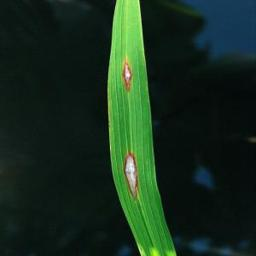
#> input picture images/Leaf_Blast001.jpg, 256 x 256 px; its folder holds only this picture in this run
$ jupyter execute bg_remove.ipynb
#> lines starting #> are read from the running program, lines starting #| are printed output that depends on the picture; after the words box and inside, x2 and y2 are one past the last pixel; in counts of white or black regions, pixels touching at a corner belong together
[cell 1]
import cv2
import os
import glob
from matplotlib import pyplot as plt
import numpy as np
import skimage.color

[cell 2]
images = [cv2.imread(file) for file in glob.glob("C:/Users/Prajwol/RiceDisease/images/*.jpg")]
#> images = 1 item

[cell 3]
l = len(images)
#> l = 1
type(images)

[cell 4]
for x in range(0, l):
    hsv_img = cv2.cvtColor(images[x], cv2.COLOR_BGR2HSV)
    s = hsv_img[:, :, 1]
    sigma = 1
    t = 0.45
    blur = skimage.color.rgb2gray(s)
    blur = skimage.filters.gaussian(blur, sigma=sigma)
    mask = blur > t
    rgb_img = cv2.cvtColor(hsv_img, cv2.COLOR_HSV2RGB)
    sel = np.zeros_like(rgb_img)
    sel[mask] = rgb_img[mask]
    skimage.io.imsave("C:\\Users\\Prajwol\\RiceDisease\\bgremove\\bgremove_"+str(x)+".jpg", sel)
#> this loop made 1 pass
#> pass 1, `s = hsv_img[:, :, 1]`:
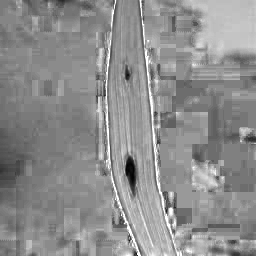
#> s: shape (256, 256); min 2, max 255, mean 141.3
#> pass 1, `blur = skimage.filters.gaussian(blur, sigma=sigma)`:
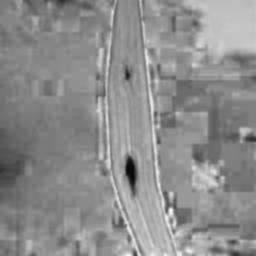
#> blur: shape (256, 256) float64; min 0.0266, max 0.959, mean 0.554
#> pass 1, `mask = blur > t`:
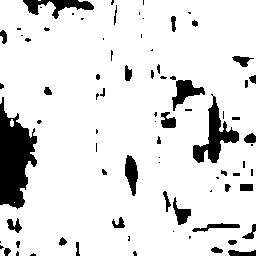
#> mask: shape (256, 256) bool; 88.5% white; 82 black regions (42 under 20 px), largest, box (x1, y1, x2, y2) and area: (0, 97, 37, 209) 2537, (193, 94, 239, 163) 1083, (23, 0, 94, 19) 571
#> after the loop: sel: shape (256, 256, 3); mean H, S, V 19.1, 41.1, 25.3
